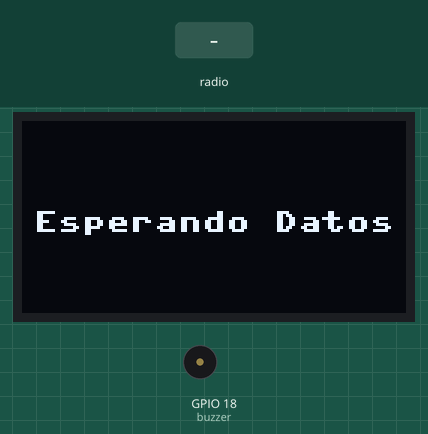
Simulated run of this program. Board: ESP32 board running MicroPython. Parts: 128×64 one-colour display, buzzer (waves = sounding, pin HIGH). The inputs (shaded band) are chosen by the test bench. The clock reads 2024-03-15 10:24:30 at power-on unless the program sets it; what the program prints to the serial console is not drawn.

Above: at 1.2 s.
1.3 s: radio message "1" arrives
Timing chart, 0 to 4.3 s (numbered marks = the images above; inputs shaded):
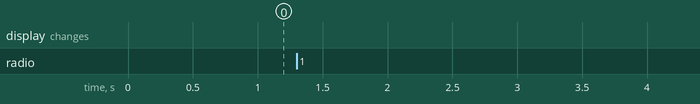

The program:

water_tank_receiver_v6.py
```python
# V6 Watct Dog Timer added

import network
import espnow
from machine import Pin, I2C, WDT
import ssd1306
import time

wdt = WDT(timeout=10000)


# ===== OLED Setup =====
i2c = I2C(0, scl=Pin(22), sda=Pin(21))
oled = ssd1306.SSD1306_I2C(128, 64, i2c)


# ===== BUZZER Setup =====
buzzer = Pin(18, Pin.OUT)
buzzer.value(0)

# ===== ESP-NOW Setup =====
wlan = network.WLAN(network.STA_IF)
wlan.active(True)

e = espnow.ESPNow()
e.active(True)

# ===== Center text helper =====
def center_x(text):
    return int((128 - len(text) * 8) / 2)

print("Receiver ready")

oled.fill(0)
waiting_screen = center_x("Esperando Datos")
oled.text("Esperando Datos",waiting_screen,30)
oled.show()


last_packet_time = time.time()

# ===== Main Loop =====
while True:

    wdt.feed()

    host, msg = e.recv(timeout_ms=1000)

    if msg:
        last_packet_time = time.time()  # Reset the countdown timer

        try:
            data = msg.decode().split(",")

            percent = int(float(data[1]))
            percent_str = "{}%".format(percent)

            # Getting liters
            liters = int(float(data[2]))
            liters_str = "{}L".format(liters)

            # Time
            time_str = data[3]

            print(percent_str, liters_str)

            # ===== OLED Display =====
            oled.fill(0)
            oled.text(time_str, 0, 0)

            x = center_x(percent_str)
            oled.text(percent_str, x, 30)

            l = center_x(liters_str)
            oled.text(liters_str, l, 50)

            oled.show()

            # ===== Buzze =====
            if percent <= 50:

                buzzer.value(1)
                time.sleep(0.2)
                buzzer.value(0)
                time.sleep(0.8)
            else:
                buzzer.value(0)

        except Exception as err:
            print("Error decoding", err)


    # If more than 10 seconds pass without a packet, display "ERROR Transmisor offline"
    if time.time() - last_packet_time > 10:
        oled.fill(0)
        oled.text("!ERROR!", 10, 15)
        oled.text("Transmisor", 0, 35)
        oled.text("offline", 24, 48)
        oled.show()
```
